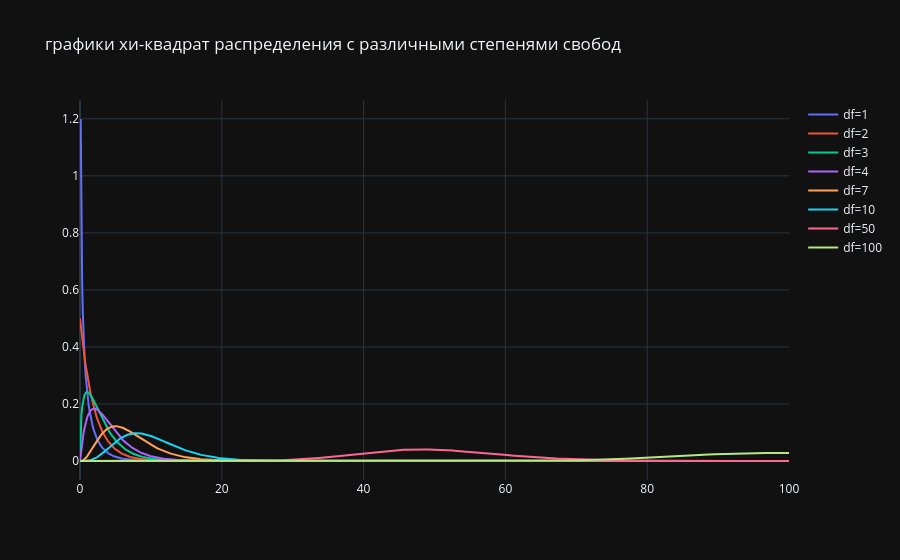

Notebook code cell kept with this figure:
### Code cell
import plotly.graph_objects as go
import numpy as np
from scipy.stats import chi2

df_list = [1, 2, 3, 4, 7, 10, 50, 100]
chi_squared = np.linspace(0, 100, 1000)
fig = go.Figure()
for df in df_list:
    y = chi2.pdf(chi_squared, df=df)
    fig.add_trace(go.Scatter(x=chi_squared, y=y, name=f'df={df}'))
fig.update_layout(title='графики хи-квадрат распределения с различными степенями свобод', template='plotly_dark')
fig.show()

### Figure 1 — Plotly figure (JSON) as saved in the notebook; plotly's stock layout.template omitted (floating-point values rounded to 4 significant figures; data arrays with more than 128 entries replaced by an {"elided": "..."} marker saying what was removed)
{"data": [{"name": "df=1", "type": "scatter", "x": {"elided": "1000 float values"}, "y": {"elided": "1000 float values"}}, {"name": "df=2", "type": "scatter", "x": {"elided": "1000 float values"}, "y": {"elided": "1000 float values"}}, {"name": "df=3", "type": "scatter", "x": {"elided": "1000 float values"}, "y": {"elided": "1000 float values"}}, {"name": "df=4", "type": "scatter", "x": {"elided": "1000 float values"}, "y": {"elided": "1000 float values"}}, {"name": "df=7", "type": "scatter", "x": {"elided": "1000 float values"}, "y": {"elided": "1000 float values"}}, {"name": "df=10", "type": "scatter", "x": {"elided": "1000 float values"}, "y": {"elided": "1000 float values"}}, {"name": "df=50", "type": "scatter", "x": {"elided": "1000 float values"}, "y": {"elided": "1000 float values"}}, {"name": "df=100", "type": "scatter", "x": {"elided": "1000 float values"}, "y": {"elided": "1000 float values"}}], "layout": {"title": {"text": "графики хи-квадрат распределения с различными степенями свобод"}}}
